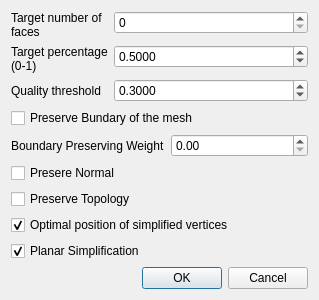
       <widget class="QWidget" name="pageSimpificationsParams">
        <property name="geometry">
         <rect>
          <x>0</x>
          <y>0</y>
          <width>305</width>
          <height>271</height>
         </rect>
        </property>
        <attribute name="label">
         <string>SimplificationParams</string>
        </attribute>
        <layout class="QGridLayout" name="gridLayout_2">
         <item row="0" column="0" colspan="2">
          <layout class="QFormLayout" name="formLayoutSimplify">
           <item row="0" column="0">
            <widget class="QLabel" name="label_8">
             <property name="text">
              <string>Target number of
faces</string>
             </property>
            </widget>
           </item>
           <item row="1" column="0">
            <widget class="QLabel" name="label_9">
             <property name="text">
              <string>Target percentage 
(0-1)</string>
             </property>
            </widget>
           </item>
           <item row="1" column="1">
            <widget class="QDoubleSpinBox" name="doubleSpinBoxPercentage">
             <property name="decimals">
              <number>4</number>
             </property>
             <property name="maximum">
              <double>1.000000000000000</double>
             </property>
             <property name="singleStep">
              <double>0.001000000000000</double>
             </property>
             <property name="value">
              <double>0.500000000000000</double>
             </property>
            </widget>
           </item>
           <item row="2" column="0">
            <widget class="QLabel" name="label_10">
             <property name="text">
              <string>Quality threshold</string>
             </property>
            </widget>
           </item>
           <item row="2" column="1">
            <widget class="QDoubleSpinBox" name="doubleSpinBoxThreshold">
             <property name="decimals">
              <number>4</number>
             </property>
             <property name="maximum">
              <double>1.000000000000000</double>
             </property>
             <property name="singleStep">
              <double>0.000100000000000</double>
             </property>
             <property name="value">
              <double>0.300000000000000</double>
             </property>
            </widget>
           </item>
           <item row="0" column="1">
            <widget class="QSpinBox" name="spinBoxTargetFaces">
             <property name="maximum">
              <number>1000000000</number>
             </property>
            </widget>
           </item>
          </layout>
         </item>
         <item row="1" column="0" colspan="2">
          <widget class="QCheckBox" name="checkBoxBoundary">
           <property name="text">
            <string>Preserve Bundary of the mesh</string>
           </property>
          </widget>
         </item>
         <item row="2" column="0" colspan="2">
          <layout class="QFormLayout" name="formLayoutSimplify_2">
           <item row="0" column="0">
            <widget class="QLabel" name="label_11">
             <property name="text">
              <string>Boundary Preserving Weight</string>
             </property>
            </widget>
           </item>
           <item row="0" column="1">
            <widget class="QDoubleSpinBox" name="doubleSpinBoxBoundaryWeight"/>
           </item>
          </layout>
         </item>
         <item row="3" column="0">
          <widget class="QCheckBox" name="checkBoxNormal_2">
           <property name="text">
            <string>Presere Normal</string>
           </property>
          </widget>
         </item>
         <item row="4" column="0">
          <widget class="QCheckBox" name="checkBoxTopology">
           <property name="text">
            <string>Preserve Topology</string>
           </property>
          </widget>
         </item>
         <item row="5" column="0" colspan="2">
          <widget class="QCheckBox" name="checkBoxOptimal">
           <property name="text">
            <string>Optimal position of simplified vertices</string>
           </property>
           <property name="checked">
            <bool>true</bool>
           </property>
           <property name="tristate">
            <bool>false</bool>
           </property>
          </widget>
         </item>
         <item row="6" column="0" colspan="2">
          <widget class="QCheckBox" name="checkBoxPlanarsimplify">
           <property name="text">
            <string>Planar Simplification</string>
           </property>
           <property name="checked">
            <bool>true</bool>
           </property>
           <property name="tristate">
            <bool>false</bool>
           </property>
          </widget>
         </item>
         <item row="7" column="1">
          <widget class="QDialogButtonBox" name="buttonBoxIdentifyCheck_3">
           <property name="standardButtons">
            <set>QDialogButtonBox::Cancel|QDialogButtonBox::Ok</set>
           </property>
          </widget>
         </item>
        </layout>
       </widget>
